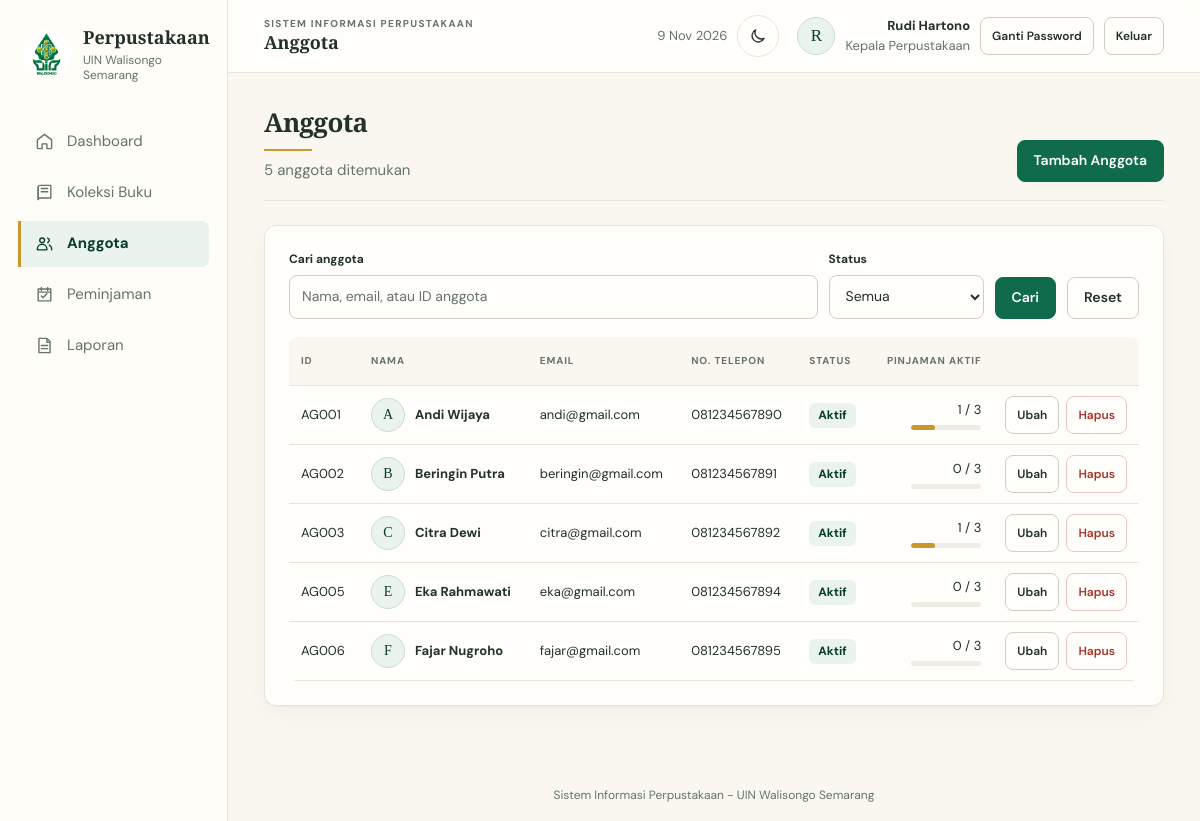
The app's page /modules/anggota/index.php (signed in) with its own data.
### tables this page shows
CREATE TABLE IF NOT EXISTS anggota (
  id_anggota VARCHAR(10) PRIMARY KEY,
  nama VARCHAR(100) NOT NULL,
  email VARCHAR(100) NOT NULL,
  no_telepon VARCHAR(15) NOT NULL,
  status_aktif VARCHAR(10) NOT NULL
);

### includes/helpers.php (called while the page is built, shortened)
<?php
function e($s): string
{
    return htmlspecialchars((string)$s, ENT_QUOTES, 'UTF-8');
}
function url(string $path = ''): string
{
    return BASE_URL . ltrim($path, '/');
}
function paginate(PDO $pdo, string $countSql, array $params, int $perPage = 8): array
{
    $st = $pdo->prepare($countSql);
    $st->execute($params);
    $total = (int)$st->fetchColumn();
    $pages = max(1, (int)ceil($total / $perPage));
    $page = min(max(1, (int)($_GET['page'] ?? 1)), $pages);
    return ['total' => $total, 'pages' => $pages, 'page' => $page, 'per' => $perPage, 'offset' => ($page - 1) * $perPage];
}

### modules/anggota/index.php (the view, shortened to what this page needs)
<?php
require __DIR__ . '/../../includes/bootstrap.php';
$q = trim($_GET['q'] ?? '');
$stt = $_GET['status'] ?? '';
$where = ' WHERE 1=1'; $params = [];
$pg = paginate($pdo, 'SELECT COUNT(*) FROM anggota a' . $where, $params);
$st = $pdo->prepare('SELECT a.*, (SELECT COUNT(*) FROM peminjaman p WHERE p.id_anggota=a.id_anggota AND p.status="Dipinjam") AS aktif
    FROM anggota a' . $where . ' ORDER BY a.id_anggota LIMIT ' . (int)$pg['per'] . ' OFFSET ' . (int)$pg['offset']);
$st->execute($params); $rows = $st->fetchAll();
?>
<div class="head">
  <div><h1>Anggota</h1><p class="sub"><?= $pg['total'] ?> anggota ditemukan</p></div>
  <a class="btn" href="<?= e(url('modules/anggota/form.php')) ?>">Tambah Anggota</a>
</div>
<div class="card">
  <form class="filter" method="get" action="<?= e(url('modules/anggota/index.php')) ?>">
    <div class="grow"><label for="q-member">Cari anggota</label><input id="q-member" name="q" value="<?= e($q) ?>" placeholder="Nama, email, atau ID anggota"></div>
    <div><label for="member-status-filter">Status</label><select id="member-status-filter" name="status"><option value="">Semua</option>
      <option <?= $stt === 'Aktif' ? 'selected' : '' ?>>Aktif</option><option <?= $stt === 'Nonaktif' ? 'selected' : '' ?>>Nonaktif</option></select></div>
    <button class="btn">Cari</button><a class="btn ghost" href="<?= e(url('modules/anggota/index.php')) ?>">Reset</a>
  </form>
  <div class="table-scroll"><table>
    <tr><th>ID</th><th>Nama</th><th>Email</th><th>No. telepon</th><th>Status</th><th class="r">Pinjaman aktif</th><th></th></tr>
    <?php foreach ($rows as $r): ?>
      <tr>
        <td><?= e($r['id_anggota']) ?></td><td><span class="member-name"><span class="member-avatar"><?= e(mb_strtoupper(mb_substr($r['nama'], 0, 1))) ?></span><b><?= e($r['nama']) ?></b></span></td><td><?= e($r['email']) ?></td><td><?= e($r['no_telepon']) ?></td>
        <td><span class="badge <?= $r['status_aktif'] === 'Aktif' ? 'b-ok' : 'b-red' ?>"><?= e($r['status_aktif']) ?></span></td>
        <td class="quota-cell"><span><?= (int)$r['aktif'] ?> / <?= MAX_PINJAM_AKTIF ?></span><span class="quota-track" aria-label="<?= (int)$r['aktif'] ?> dari <?= MAX_PINJAM_AKTIF ?> pinjaman aktif"><span data-quota="<?= min(100, (int)$r['aktif'] / MAX_PINJAM_AKTIF * 100) ?>"></span></span></td>
        <td class="r"><div class="actions actions-end">
          <a class="btn ghost sm" href="<?= e(url('modules/anggota/form.php?id=' . rawurlencode($r['id_anggota']))) ?>">Ubah</a>
          <form method="post" action="<?= e(url('modules/anggota/index.php')) ?>" data-confirm="Anggota ini akan dihapus. Tindakan ini tidak dapat dibatalkan." data-confirm-title="Hapus anggota" data-confirm-action="Hapus">
            <button class="btn danger sm">Hapus</button></form>
        </div></td>
      </tr>
    <?php endforeach; ?>
  </table></div>
</div>

### assets/css/base.css (style rules this page uses)
:root { color-scheme: light; --green: #0f6b4b; --green-dark: #083d2b; --green-pale: #eaf3ee; --green-border: #c6ddd1; --gold: #c9972b; --gold-pale: #fbf4e5; --yellow: #805713; --yellow-pale: #fbf3e5; --yellow-border: #ead9b9; --red: #a9322a; --red-pale: #f8eae8; --red-border: #ebc6c4; --ink: #23312b; --muted: #65736c; --line: #e8e4da; --input-line: #cfcfc4; --surface: #fffefa; --canvas: #faf7f0; --sidebar-surface: #fffdf8; --hover-surface: #f3f1e9; --table-hover: #f8f6f0; --neutral-pale: #eeece4; --placeholder: #65736c; --focus-ring: #0f6b4b; --overlay: rgba(8, 30, 21, .46); --overlay-light-bg: rgba(8, 30, 21, .42); --print-ink: #000; --print-line: #888; --radius-sm: 8px; --radius: 12px; --radius-lg: 16px; --shadow-card: 0 1px 2px rgba(34, 40, 32, .035), 0 8px 24px rgba(34, 40, 32, .035); --shadow-hover: 0 8px 24px rgba(34, 40, 32, .09); --space-1: 4px; --space-2: 8px; --space-3: 12px; --space-4: 16px; --space-6: 24px; --space-8: 32px; --serif: "Playfair Display", Georgia, serif; --sans: "DM Sans", "Segoe UI", Arial, sans-serif; }
* { box-sizing: border-box; }
html { min-width: 320px; scroll-behavior: smooth; }
body { margin: 0; overflow-x: hidden; background: var(--canvas); color: var(--ink); font: 400 15px/1.55 var(--sans); -webkit-font-smoothing: antialiased; }
a { color: var(--green); }
a, button, input, select { font-family: inherit; }
button, select, input[type="submit"] { cursor: pointer; }
h1, h2, h3, p { margin-top: 0; }
h1, h2 { font-family: var(--serif); font-weight: 600; letter-spacing: -.025em; }
h1 { margin-bottom: var(--space-1); font-size: clamp(26px, 2vw, 34px); line-height: 1.22; }
.r, .stat .n { font-variant-numeric: tabular-nums; }
@media (prefers-reduced-motion: no-preference) { .card, .stat, .head, .welcome-banner, .table-scroll, .book-tile, .form-card { animation: enter 360ms both; } }
@media (prefers-reduced-motion: no-preference) { .content > :nth-child(2) { animation-delay: 40ms; } }

### assets/css/layout.css (style rules this page uses)
.user-avatar, .member-avatar { display: grid; width: 38px; height: 38px; flex: 0 0 auto; place-items: center; border: 1px solid var(--green-border); border-radius: 50%; background: var(--green-pale); color: var(--green-dark); font-family: var(--serif); font-size: 17px; }
.head { display: flex; align-items: flex-end; justify-content: space-between; gap: 18px; margin-bottom: 24px; border-bottom: 1px solid var(--line); padding-bottom: 18px; }
.head h1::after { display: block; width: 48px; height: 2px; margin-top: 10px; background: var(--gold); content: ""; }
.head .sub { margin: 8px 0 0; color: var(--muted); }

### records on screen
anggota: id_anggota "AG001", nama "A", nama "Andi Wijaya", email "andi@gmail.com", no_telepon "081234567890", status_aktif "Aktif", aktif "1"
anggota: id_anggota "AG002", nama "B", nama "Beringin Putra", email "beringin@gmail.com", no_telepon "081234567891", status_aktif "Aktif", aktif "0"
anggota: id_anggota "AG003", nama "C", nama "Citra Dewi", email "citra@gmail.com", no_telepon "081234567892", status_aktif "Aktif", aktif "1"
anggota: id_anggota "AG005", nama "E", nama "Eka Rahmawati", email "eka@gmail.com", no_telepon "081234567894", status_aktif "Aktif", aktif "0"
anggota: id_anggota "AG006", nama "F", nama "Fajar Nugroho", email "fajar@gmail.com", no_telepon "081234567895", status_aktif "Aktif", aktif "0"

### other values on screen
$label "Dashboard"
$label "Koleksi Buku"
$label "Anggota"
$label "Peminjaman"
$label "Laporan"
$title "Anggota"
mb_strtoupper(mb_substr($u['nama_petugas'], 0, 1)) "R"
$u['nama_petugas'] "Rudi Hartono"
$u['jabatan'] "Kepala Perpustakaan"
$pg['total'] "5"
